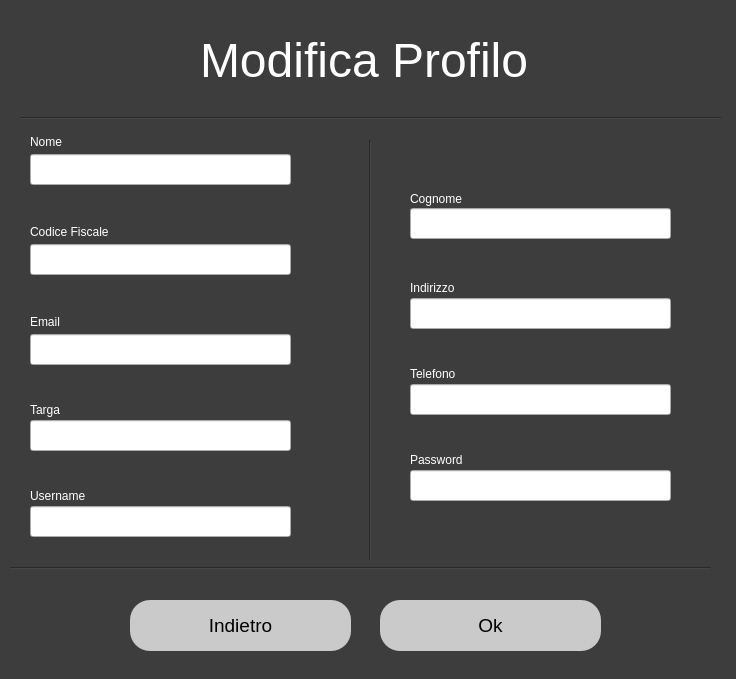
<?xml version="1.0" encoding="UTF-8"?>
<ui version="4.0">
 <class>Dialog</class>
 <widget class="QDialog" name="Dialog">
  <property name="geometry">
   <rect>
    <x>0</x>
    <y>0</y>
    <width>736</width>
    <height>679</height>
   </rect>
  </property>
  <property name="windowTitle">
   <string>Dialog</string>
  </property>
  <property name="styleSheet">
   <string notr="true">QDialog#Dialog{
background-color: rgb(61, 61, 61);}</string>
  </property>
  <widget class="QLabel" name="label">
   <property name="geometry">
    <rect>
     <x>200</x>
     <y>20</y>
     <width>341</width>
     <height>81</height>
    </rect>
   </property>
   <property name="styleSheet">
    <string notr="true">color: rgb(255, 255, 255); font-size:36pt</string>
   </property>
   <property name="text">
    <string>Modifica Profilo</string>
   </property>
  </widget>
  <widget class="QLabel" name="label_5">
   <property name="geometry">
    <rect>
     <x>30</x>
     <y>134</y>
     <width>71</width>
     <height>16</height>
    </rect>
   </property>
   <property name="styleSheet">
    <string notr="true">font: 12pt &quot;MS Shell Dlg 2&quot;;
color: rgb(255, 255, 255);</string>
   </property>
   <property name="text">
    <string>Nome</string>
   </property>
  </widget>
  <widget class="QLineEdit" name="nome_field">
   <property name="geometry">
    <rect>
     <x>30</x>
     <y>154</y>
     <width>261</width>
     <height>31</height>
    </rect>
   </property>
   <property name="styleSheet">
    <string notr="true">color: rgb(0, 0, 0);
font: 11pt &quot;MS Shell Dlg 2&quot;;</string>
   </property>
  </widget>
  <widget class="QLabel" name="label_6">
   <property name="geometry">
    <rect>
     <x>410</x>
     <y>188</y>
     <width>81</width>
     <height>21</height>
    </rect>
   </property>
   <property name="styleSheet">
    <string notr="true">font: 12pt &quot;MS Shell Dlg 2&quot;;
color: rgb(255, 255, 255);</string>
   </property>
   <property name="text">
    <string>Cognome</string>
   </property>
  </widget>
  <widget class="QLineEdit" name="cognome_field">
   <property name="geometry">
    <rect>
     <x>410</x>
     <y>208</y>
     <width>261</width>
     <height>31</height>
    </rect>
   </property>
   <property name="styleSheet">
    <string notr="true">color: rgb(0, 0, 0);
font: 11pt &quot;MS Shell Dlg 2&quot;;</string>
   </property>
  </widget>
  <widget class="QLabel" name="label_7">
   <property name="geometry">
    <rect>
     <x>30</x>
     <y>224</y>
     <width>111</width>
     <height>16</height>
    </rect>
   </property>
   <property name="styleSheet">
    <string notr="true">font: 12pt &quot;MS Shell Dlg 2&quot;;
color: rgb(255, 255, 255);</string>
   </property>
   <property name="text">
    <string>Codice Fiscale</string>
   </property>
  </widget>
  <widget class="QLabel" name="label_8">
   <property name="geometry">
    <rect>
     <x>410</x>
     <y>278</y>
     <width>81</width>
     <height>20</height>
    </rect>
   </property>
   <property name="styleSheet">
    <string notr="true">font: 12pt &quot;MS Shell Dlg 2&quot;;
color: rgb(255, 255, 255);</string>
   </property>
   <property name="text">
    <string>Indirizzo</string>
   </property>
  </widget>
  <widget class="QLineEdit" name="codice_fiscale_field">
   <property name="geometry">
    <rect>
     <x>30</x>
     <y>244</y>
     <width>261</width>
     <height>31</height>
    </rect>
   </property>
   <property name="styleSheet">
    <string notr="true">color: rgb(0, 0, 0); font: 11pt &quot;MS Shell Dlg 2&quot;;</string>
   </property>
  </widget>
  <widget class="QLineEdit" name="indirizzo_field">
   <property name="geometry">
    <rect>
     <x>410</x>
     <y>298</y>
     <width>261</width>
     <height>31</height>
    </rect>
   </property>
   <property name="styleSheet">
    <string notr="true">color: rgb(0, 0, 0);
font: 11pt &quot;MS Shell Dlg 2&quot;;</string>
   </property>
  </widget>
  <widget class="QLabel" name="label_9">
   <property name="geometry">
    <rect>
     <x>410</x>
     <y>364</y>
     <width>81</width>
     <height>20</height>
    </rect>
   </property>
   <property name="styleSheet">
    <string notr="true">font: 12pt &quot;MS Shell Dlg 2&quot;;
color: rgb(255, 255, 255);</string>
   </property>
   <property name="text">
    <string>Telefono</string>
   </property>
  </widget>
  <widget class="QLabel" name="label_10">
   <property name="geometry">
    <rect>
     <x>30</x>
     <y>314</y>
     <width>111</width>
     <height>16</height>
    </rect>
   </property>
   <property name="styleSheet">
    <string notr="true">font: 12pt &quot;MS Shell Dlg 2&quot;;
color: rgb(255, 255, 255);</string>
   </property>
   <property name="text">
    <string>Email</string>
   </property>
  </widget>
  <widget class="QLineEdit" name="email_field">
   <property name="geometry">
    <rect>
     <x>30</x>
     <y>334</y>
     <width>261</width>
     <height>31</height>
    </rect>
   </property>
   <property name="styleSheet">
    <string notr="true">color: rgb(0, 0, 0);
font: 11pt &quot;MS Shell Dlg 2&quot;;</string>
   </property>
  </widget>
  <widget class="QLineEdit" name="telefono_field">
   <property name="geometry">
    <rect>
     <x>410</x>
     <y>384</y>
     <width>261</width>
     <height>31</height>
    </rect>
   </property>
   <property name="styleSheet">
    <string notr="true">color: rgb(0, 0, 0);
font: 11pt &quot;MS Shell Dlg 2&quot;;</string>
   </property>
  </widget>
  <widget class="QLabel" name="label_11">
   <property name="geometry">
    <rect>
     <x>30</x>
     <y>400</y>
     <width>111</width>
     <height>20</height>
    </rect>
   </property>
   <property name="styleSheet">
    <string notr="true">font: 12pt &quot;MS Shell Dlg 2&quot;;
color: rgb(255, 255, 255);</string>
   </property>
   <property name="text">
    <string>Targa</string>
   </property>
  </widget>
  <widget class="QPushButton" name="ok_button">
   <property name="geometry">
    <rect>
     <x>380</x>
     <y>600</y>
     <width>221</width>
     <height>51</height>
    </rect>
   </property>
   <property name="cursor">
    <cursorShape>PointingHandCursor</cursorShape>
   </property>
   <property name="styleSheet">
    <string notr="true">border-radius:20px; 
 background-color: rgb(202, 202, 202);
font-size:14pt;</string>
   </property>
   <property name="text">
    <string>Ok</string>
   </property>
  </widget>
  <widget class="QPushButton" name="back_button">
   <property name="geometry">
    <rect>
     <x>130</x>
     <y>600</y>
     <width>221</width>
     <height>51</height>
    </rect>
   </property>
   <property name="cursor">
    <cursorShape>PointingHandCursor</cursorShape>
   </property>
   <property name="styleSheet">
    <string notr="true">border-radius:20px; 
 background-color: rgb(202, 202, 202);
font-size:14pt;</string>
   </property>
   <property name="text">
    <string>Indietro</string>
   </property>
  </widget>
  <widget class="Line" name="line">
   <property name="geometry">
    <rect>
     <x>360</x>
     <y>140</y>
     <width>20</width>
     <height>421</height>
    </rect>
   </property>
   <property name="styleSheet">
    <string notr="true">background-color: rgb(61, 61, 61);</string>
   </property>
   <property name="orientation">
    <enum>Qt::Vertical</enum>
   </property>
  </widget>
  <widget class="Line" name="line_2">
   <property name="geometry">
    <rect>
     <x>20</x>
     <y>110</y>
     <width>701</width>
     <height>16</height>
    </rect>
   </property>
   <property name="styleSheet">
    <string notr="true">background-color: rgb(61, 61, 61);</string>
   </property>
   <property name="orientation">
    <enum>Qt::Horizontal</enum>
   </property>
  </widget>
  <widget class="Line" name="line_3">
   <property name="geometry">
    <rect>
     <x>10</x>
     <y>560</y>
     <width>701</width>
     <height>16</height>
    </rect>
   </property>
   <property name="styleSheet">
    <string notr="true">background-color: rgb(61, 61, 61);</string>
   </property>
   <property name="orientation">
    <enum>Qt::Horizontal</enum>
   </property>
  </widget>
  <widget class="QLabel" name="label_12">
   <property name="geometry">
    <rect>
     <x>30</x>
     <y>486</y>
     <width>81</width>
     <height>20</height>
    </rect>
   </property>
   <property name="styleSheet">
    <string notr="true">font: 12pt &quot;MS Shell Dlg 2&quot;;
color: rgb(255, 255, 255);</string>
   </property>
   <property name="text">
    <string>Username</string>
   </property>
  </widget>
  <widget class="QLineEdit" name="username_field">
   <property name="geometry">
    <rect>
     <x>30</x>
     <y>506</y>
     <width>261</width>
     <height>31</height>
    </rect>
   </property>
   <property name="cursor">
    <cursorShape>ForbiddenCursor</cursorShape>
   </property>
   <property name="styleSheet">
    <string notr="true">color: rgb(0, 0, 0);
font: 11pt &quot;MS Shell Dlg 2&quot;;</string>
   </property>
   <property name="readOnly">
    <bool>true</bool>
   </property>
  </widget>
  <widget class="QLabel" name="label_13">
   <property name="geometry">
    <rect>
     <x>410</x>
     <y>450</y>
     <width>81</width>
     <height>20</height>
    </rect>
   </property>
   <property name="styleSheet">
    <string notr="true">font: 12pt &quot;MS Shell Dlg 2&quot;;
color: rgb(255, 255, 255);</string>
   </property>
   <property name="text">
    <string>Password</string>
   </property>
  </widget>
  <widget class="QLineEdit" name="password_field">
   <property name="geometry">
    <rect>
     <x>410</x>
     <y>470</y>
     <width>261</width>
     <height>31</height>
    </rect>
   </property>
   <property name="cursor">
    <cursorShape>ForbiddenCursor</cursorShape>
   </property>
   <property name="styleSheet">
    <string notr="true">color: rgb(0, 0, 0);
font: 11pt &quot;MS Shell Dlg 2&quot;;</string>
   </property>
   <property name="readOnly">
    <bool>true</bool>
   </property>
  </widget>
  <widget class="QLineEdit" name="targa_field">
   <property name="geometry">
    <rect>
     <x>30</x>
     <y>420</y>
     <width>261</width>
     <height>31</height>
    </rect>
   </property>
   <property name="cursor">
    <cursorShape>ForbiddenCursor</cursorShape>
   </property>
   <property name="styleSheet">
    <string notr="true">color: rgb(0, 0, 0);
font: 11pt &quot;MS Shell Dlg 2&quot;;</string>
   </property>
   <property name="readOnly">
    <bool>true</bool>
   </property>
  </widget>
 </widget>
 <resources/>
 <connections/>
</ui>
